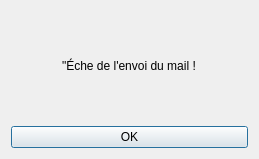
<?xml version="1.0" encoding="UTF-8"?>
<ui version="4.0">
 <class>EmailSendFailDialog</class>
 <widget class="QDialog" name="EmailSendFailDialog">
  <property name="geometry">
   <rect>
    <x>0</x>
    <y>0</y>
    <width>259</width>
    <height>159</height>
   </rect>
  </property>
  <property name="windowTitle">
   <string>Dialog</string>
  </property>
  <layout class="QGridLayout" name="gridLayout">
   <item row="0" column="0" alignment="Qt::AlignHCenter">
    <widget class="QLabel" name="label">
     <property name="text">
      <string>&quot;Éche de l'envoi du mail !</string>
     </property>
    </widget>
   </item>
   <item row="1" column="0">
    <widget class="QPushButton" name="confirm_fail_btn">
     <property name="text">
      <string>OK</string>
     </property>
    </widget>
   </item>
  </layout>
 </widget>
 <resources/>
 <connections/>
</ui>
